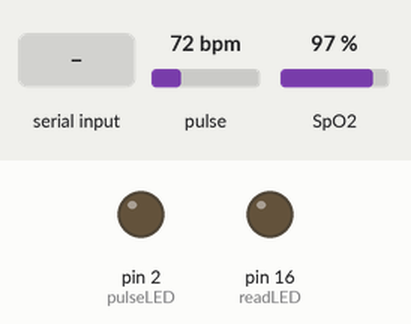
Recording of a sketch running on a simulated Arduino Uno, built with avr-gcc and run on an emulated ATmega328P. Parts: output pins drawn as LEDs (lit = HIGH). Dashed ring = blinking. The test bench sets the inputs (shaded band); at power-on: pulse 72 bpm, SpO2 97 %. What the sketch prints to the serial monitor is not drawn.

Above: at 1.2 s.
1.3 s: "1" received over Serial
At 9.39 s:
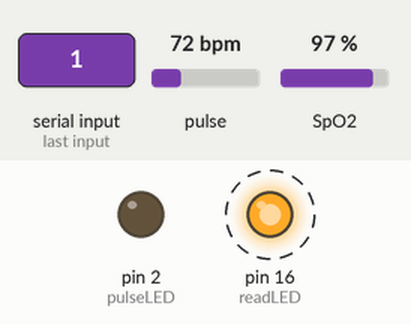
Timing chart, 0 to 11.0 s (numbered marks = the images above; inputs shaded):
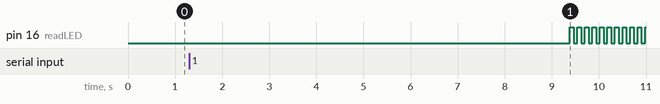

Measured:
- after the input at 1.3 s, pin 16 (readLED): alternates HIGH for 0.08 s and LOW for 0.08 s, starting after 8.1 s

The sketch:

test5.ino
```cpp
/*
  Optical SP02 Detection
*/
#include <Wire.h>
#include "MAX30105.h"
#include "spo2_algorithm.h"
#include "heartRate.h"

MAX30105 particleSensor;

uint32_t irBuffer[100];
uint32_t redBuffer[100];

int32_t bufferLength;
int32_t spo2;
int8_t validSPO2;
int32_t heartRate;
int8_t validHeartRate;

const byte RATE_SIZE = 4; //Increase this for more averaging. 4 is good.
byte rates[RATE_SIZE]; //Array of heart rates
byte rateSpot = 0;
long lastBeat = 0; //Time at which the last beat occurred

float beatsPerMinute;
int beatAvg;

byte pulseLED = 2;      // ESP8266 safe pin (D4)
byte readLED = 16;      // ESP8266 onboard LED (D0)


// =========================
// 🟦 DEBUG WAIT FUNCTION
// =========================
bool waitForSample(const char *stage)
{
    unsigned long start = millis();

    while (!particleSensor.available()) {
        particleSensor.check();
        yield();

        if (millis() - start > 1200) {  // 1.2 sec timeout
            Serial.print("⚠ TIMEOUT in stage: ");
            Serial.println(stage);
            return false;
        }
    }

    return true;
}


void setup()
{
    Serial.begin(115200);
    delay(300);

    Serial.println("\n=== ESP8266 MAX30102 DEBUG START ===");

    pinMode(pulseLED, OUTPUT);
    pinMode(readLED, OUTPUT);

    if (!particleSensor.begin(Wire, I2C_SPEED_FAST))
    {
        Serial.println("❌ MAX30102 not found!");
        while (1) yield();
    }

    Serial.println("Sensor Found. Press any key to continue...");
    while (Serial.available() == 0) yield();
    Serial.read();

    particleSensor.setup(60, 4, 2, 50, 411, 4096);
    Serial.println("Sensor Initialized.");
}


void loop()
{
    bufferLength = 100;

    Serial.println("🟩 Stage 1: Reading first 100 samples...");

    for (byte i = 0 ; i < bufferLength ; i++)
    {
        if (!waitForSample("INITIAL READ")) return;

        redBuffer[i] = particleSensor.getRed();
        irBuffer[i]  = particleSensor.getIR();
        particleSensor.nextSample();

        if (i % 10 == 0) {  // print every 10th sample
            Serial.print("i=");
            Serial.print(i);
            Serial.print("  red=");
            Serial.print(redBuffer[i]);
            Serial.print("  ir=");
            Serial.println(irBuffer[i]);
        }
    }

    Serial.println("🟩 Stage 2: Running SPO2 algorithm...");
    maxim_heart_rate_and_oxygen_saturation(
        irBuffer, bufferLength, redBuffer, &spo2, &validSPO2,
        &heartRate, &validHeartRate
    );


    Serial.println("🟩 Stage 3: Entering continuous loop...");

    // ============================
    //   MAIN SAFE AND DEBUG LOOP
    // ============================

    while (true)
    {
        // Shift old samples
        for (byte i = 25; i < 100; i++)
        {
            redBuffer[i - 25] = redBuffer[i];
            irBuffer[i - 25]  = irBuffer[i];
        }

        // Take 25 new samples
        for (byte i = 75; i < 100; i++)
        {
            if (!waitForSample("CONTINUOUS READ")) {
                Serial.println("⚠ BREAK TO AVOID WDT");
                return;
            }

            digitalWrite(readLED, !digitalRead(readLED));

            redBuffer[i] = particleSensor.getRed();
            irBuffer[i]  = particleSensor.getIR();
            particleSensor.nextSample();

            long irValue = particleSensor.getIR();

            if (checkForBeat(irValue) == true)
            {
              //We sensed a beat!
              long delta = millis() - lastBeat;
              lastBeat = millis();

              beatsPerMinute = 60 / (delta / 1000.0);

              if (beatsPerMinute < 255 && beatsPerMinute > 20)
              {
                rates[rateSpot++] = (byte)beatsPerMinute; //Store this reading in the array
                rateSpot %= RATE_SIZE; //Wrap variable

                //Take average of readings
                beatAvg = 0;
                for (byte x = 0 ; x < RATE_SIZE ; x++)
                  beatAvg += rates[x];
                beatAvg /= RATE_SIZE;
              }
            }

            if (i % 5 == 0) {
                Serial.print("  SpO2=");
                Serial.println(spo2);
            }
            if (irValue < 50000){
                Serial.print(" No finger?");
                irValue=0;
                beatsPerMinute=0;
                beatAvg=0;
              }
              else{
                Serial.print("IR=");
                Serial.print(irValue);
                Serial.print(", BPM=");
                Serial.print(beatsPerMinute);
                Serial.print(", Avg BPM=");
                Serial.print(beatAvg);
              }

            yield();
        }

        // Recalculate
        Serial.println("🔄 Recalculating SPO2 + HR...");
        maxim_heart_rate_and_oxygen_saturation(
            irBuffer, bufferLength, redBuffer, &spo2, &validSPO2,
            &heartRate, &validHeartRate
        );


        yield();
    }
}
```
